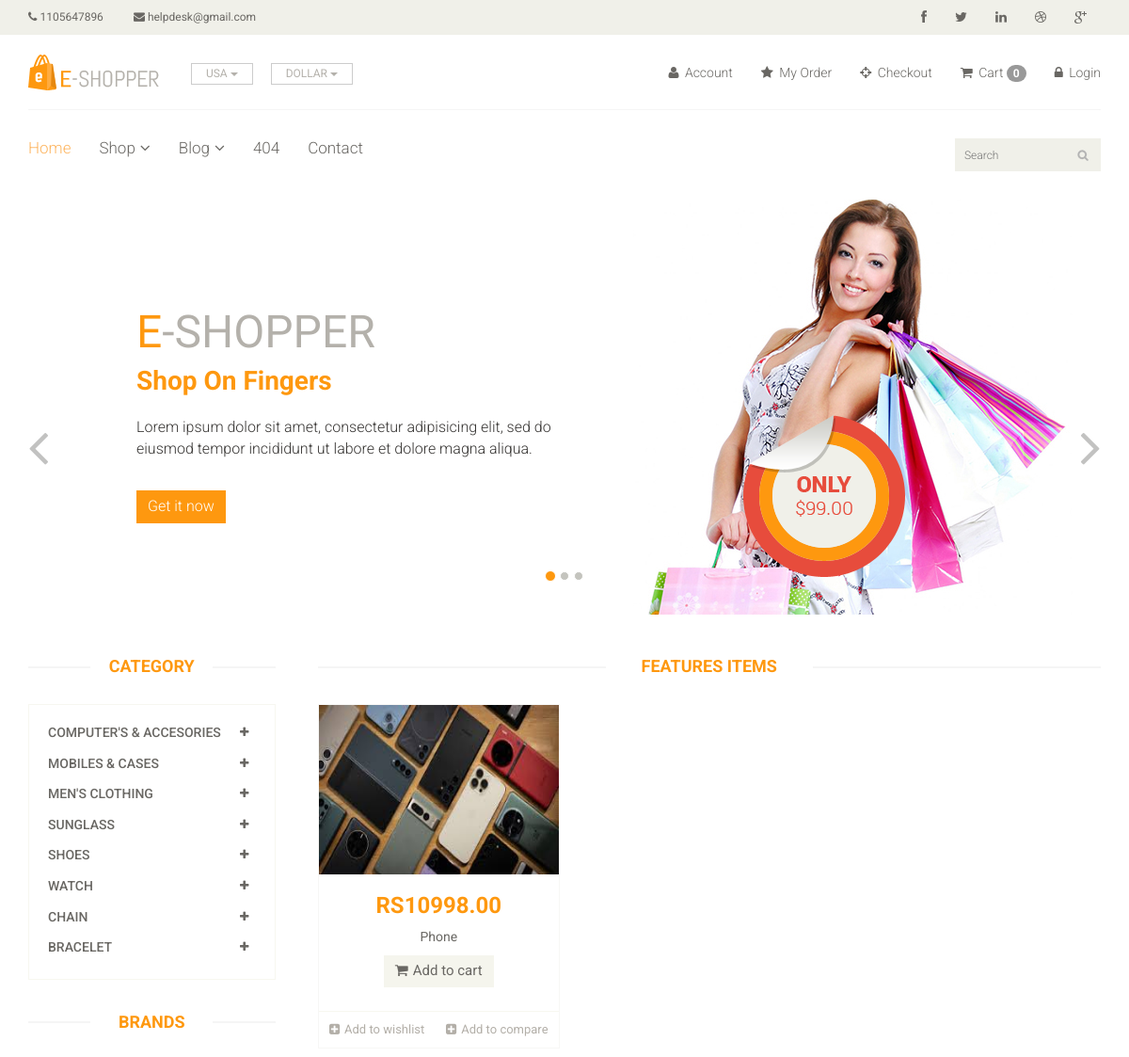
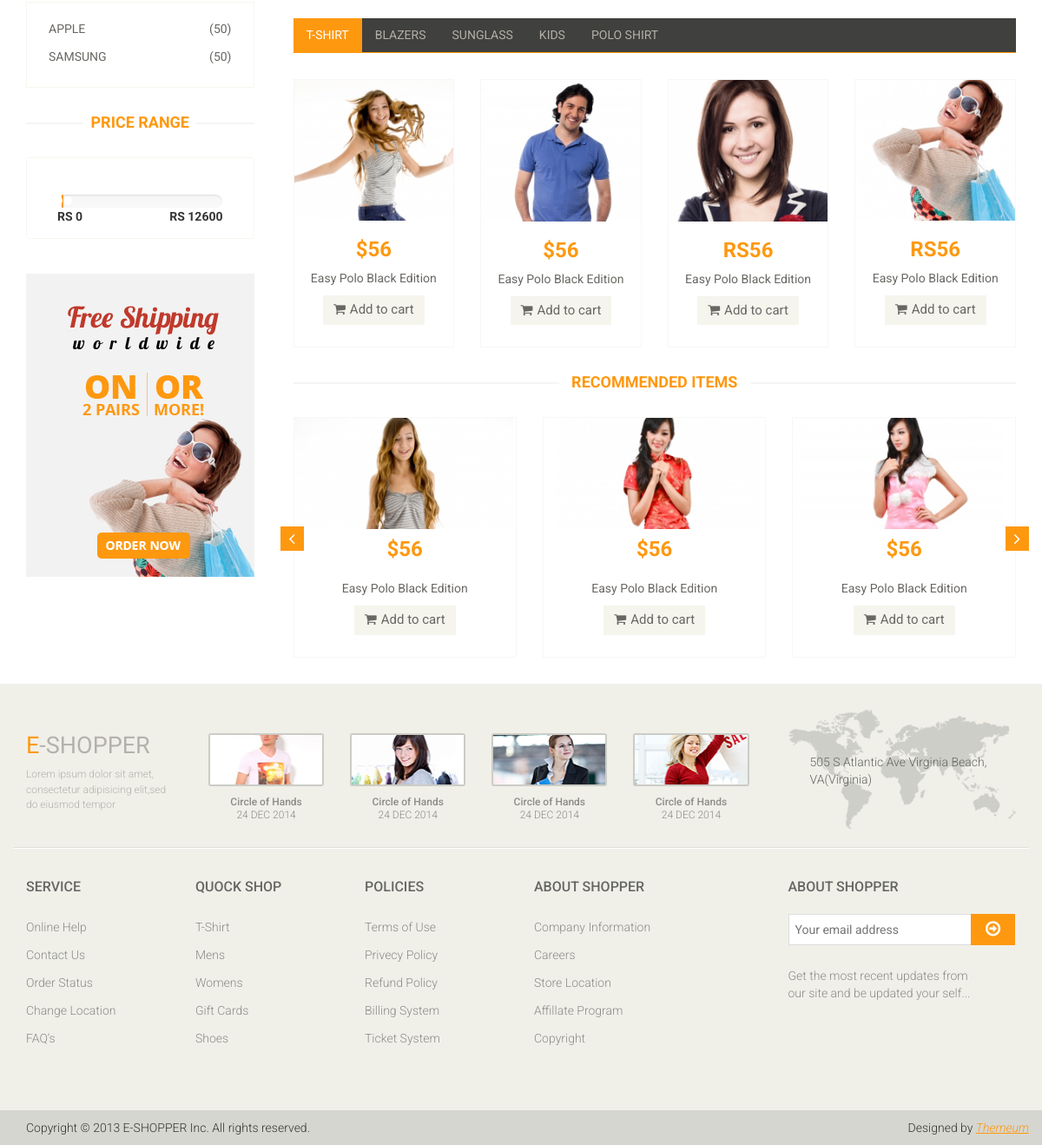
The app's page /?category=2 with its own data (2 pictures, top to bottom).
### app/models.py (models this page shows, shortened)
class Category(models.Model):
        name = models.CharField(max_length=150)

class Brand(models.Model):
    name = models.CharField(max_length=150)

class Product(models.Model):
    category = models.ForeignKey(Category, on_delete=models.CASCADE, null=False, default='')
    sub_category = models.ForeignKey(Sub_Category, on_delete=models.CASCADE, null=False, default='')
    brand = models.ForeignKey(Brand, on_delete=models.CASCADE, null=True)
    image = models.ImageField(upload_to='ecommrce/ping')
    name = models.CharField(max_length=100)
    price = models.DecimalField(max_digits=10, decimal_places=2)

### Eshop/views.py (the view)
# urls.py: path('', views.INDEX, name='index'),
def INDEX(request):
    category = Category.objects.all()
    brand = Brand.objects.all()
    brandID = request.GET.get('brand')
    categoryID = request.GET.get('category')
    if categoryID:
        product = Product.objects.filter(sub_category = categoryID).order_by('-id')
    elif brandID:
        Product.objects.filter(brand=brandID).order_by('-id')
    else:
        product = Product.objects.all()
    context = {
        'category': category,
        'product' : product,
        'brand': brand
    }
    return render(request,'index.html',context )

### templates/index.html (shortened to what this page needs)
{% extends 'base.html' %}
 {% block body %}
<section id="slider">
		<div class="container">
			<div class="row">
				<div class="col-sm-12">
					<div id="slider-carousel" class="carousel slide" data-ride="carousel">
						<ol class="carousel-indicators">
							<li data-target="#slider-carousel" data-slide-to="0" class="active"></li>
							<li data-target="#slider-carousel" data-slide-to="1"></li>
							<li data-target="#slider-carousel" data-slide-to="2"></li>
						</ol>
						<div class="carousel-inner">
							<div class="item active">
								<div class="col-sm-6">
									<h1><span>E</span>-SHOPPER</h1>
									<h2 style="color:#FE980F;" >Shop On Fingers</h2>
									<p>Lorem ipsum dolor sit amet, consectetur adipisicing elit, sed do eiusmod tempor incididunt ut labore et dolore magna aliqua. </p>
									<button type="button" class="btn btn-default get">Get it now</button>
								</div>
								<div class="col-sm-6">
									<img src="/static/images/home/girl1.jpg" class="girl img-responsive" alt="" />
									<img src="/static/images/home/pricing.png"  class="pricing" alt="" />
								</div>
							</div>
						</div>
						<a href="#slider-carousel" class="left control-carousel hidden-xs" data-slide="prev">
							<i class="fa fa-angle-left"></i>
						</a>
						<a href="#slider-carousel" class="right control-carousel hidden-xs" data-slide="next">
							<i class="fa fa-angle-right"></i>
						</a>
					</div>
				</div>
			</div>
		</div>
	</section>
<section>
		<div class="container">
			<div class="row">
				<div class="col-sm-3">
					<div class="left-sidebar">
						<h2>Category</h2>
						<div class="panel-group category-products" id="accordian">
              {% for cat in category %}
							<div class="panel panel-default">
								<div class="panel-heading">
									<h4 class="panel-title">
										<a data-toggle="collapse" data-parent="#accordian" href="#{{cat.id}}">
											<span class="badge pull-right"><i class="fa fa-plus"></i></span>
											{{cat.name}}
										</a>
									</h4>
								</div>
							</div>
							{% endfor %}
						</div>
						<div class="brands_products">
							<h2>Brands</h2>
							<div class="brands-name">
								<ul class="nav nav-pills nav-stacked">
									{% for i in brand %}
									<li><a href="/?brand={{i.id}}/"> <span class="pull-right">(50)</span>{{i.name}}</a></li>
									{% endfor %}
								</ul>
							</div>
						</div>
						<div class="price-range">
							<h2>Price Range</h2>
							<div class="well text-center">
								 <input type="text" class="span2" value="" data-slider-min="0" data-slider-max="12600" data-slider-step="5" data-slider-value="[250,450]" id="sl2" ><br />
								 <b class="pull-left">RS 0</b> <b class="pull-right">RS 12600</b>
							</div>
						</div>
						<div class="shipping text-center">
							<img src="images/home/shipping.jpg" alt="" />
						</div>
					</div>
				</div>
				<div class="col-sm-9 padding-right">
					<div class="features_items">
						<h2 class="title text-center">Features Items</h2>
                             {% for prod in product  %}
						<div class="col-sm-4">
							<div class="product-image-wrapper">
								<div class="single-products">
										<div class="productinfo text-center">
											<img src="{{prod.image }}" alt="" height="180px" width="100px"/>
											<h2>RS{{prod.price}}</h2>
											<p>{{prod.name}}</p>
											<a href="{% url 'cart_add' prod.id %}" class="btn btn-default add-to-cart"><i class="fa fa-shopping-cart"></i>Add to cart</a>
										</div>
										<div class="product-overlay">
											<div class="overlay-content">
											</div>
										</div>
								</div>
								<div class="choose">
									<ul class="nav nav-pills nav-justified">
										<li><a href="#"><i class="fa fa-plus-square"></i>Add to wishlist</a></li>
										<li><a href="#"><i class="fa fa-plus-square"></i>Add to compare</a></li>
									</ul>
								</div>
							</div>
						</div>
                   {% endfor %}
					</div>
					<div class="category-tab">
						<div class="col-sm-12">
							<ul class="nav nav-tabs">
								<li class="active"><a href="#tshirt" data-toggle="tab">T-Shirt</a></li>
								<li><a href="#blazers" data-toggle="tab">Blazers</a></li>
								<li><a href="#sunglass" data-toggle="tab">Sunglass</a></li>
								<li><a href="#kids" data-toggle="tab">Kids</a></li>
								<li><a href="#poloshirt" data-toggle="tab">Polo shirt</a></li>
							</ul>
						</div>
						<div class="tab-content">
							<div class="tab-pane fade active in" id="tshirt" >
								<div class="col-sm-3">
									<div class="product-image-wrapper">
										<div class="single-products">
											<div class="productinfo text-center">
												<img src="images/home/gallery1.jpg" alt="" />
												<h2>$56</h2>
												<p>Easy Polo Black Edition</p>
												<a href="#" class="btn btn-default add-to-cart"><i class="fa fa-shopping-cart"></i>Add to cart</a>
											</div>
										</div>
									</div>
								</div>
								<div class="col-sm-3">
									<div class="product-image-wrapper">
										<div class="single-products">
											<div class="productinfo text-center">
												<img src="images/home/gallery2.jpg" alt="" />
												<h2>$56</h2>
												<p>Easy Polo Black Edition</p>
												<a href="#" class="btn btn-default add-to-cart"><i class="fa fa-shopping-cart"></i>Add to cart</a>
											</div>
										</div>
									</div>
								</div>
								<div class="col-sm-3">
									<div class="product-image-wrapper">
										<div class="single-products">
											<div class="productinfo text-center">
												<img src="images/home/gallery3.jpg" alt="" />
												<h2>RS56</h2>
												<p>Easy Polo Black Edition</p>
												<a href="#" class="btn btn-default add-to-cart"><i class="fa fa-shopping-cart"></i>Add to cart</a>
											</div>
										</div>
									</div>
								</div>
								<div class="col-sm-3">
									<div class="product-image-wrapper">
										<div class="single-products">
											<div class="productinfo text-center">
												<img src="images/home/gallery4.jpg" alt="" />
												<h2>RS56</h2>
												<p>Easy Polo Black Edition</p>
												<a href="#" class="btn btn-default add-to-cart"><i class="fa fa-shopping-cart"></i>Add to cart</a>
											</div>
										</div>
									</div>
								</div>
							</div>
						</div>
					</div>
					<div class="recommended_items">
						<h2 class="title text-center">recommended items</h2>
						<div id="recommended-item-carousel" class="carousel slide" data-ride="carousel">
							<div class="carousel-inner">
								<div class="item active">
									<div class="col-sm-4">
										<div class="product-image-wrapper">
											<div class="single-products">
												<div class="productinfo text-center">
													<img src="images/home/recommend1.jpg" alt="" />
													<h2>$56</h2>
													<p>Easy Polo Black Edition</p>
													<a href="#" class="btn btn-default add-to-cart"><i class="fa fa-shopping-cart"></i>Add to cart</a>
												</div>
											</div>
										</div>
									</div>
									<div class="col-sm-4">
										<div class="product-image-wrapper">
											<div class="single-products">
												<div class="productinfo text-center">
													<img src="images/home/recommend2.jpg" alt="" />
													<h2>$56</h2>
													<p>Easy Polo Black Edition</p>
													<a href="#" class="btn btn-default add-to-cart"><i class="fa fa-shopping-cart"></i>Add to cart</a>
												</div>
											</div>
										</div>
									</div>
									<div class="col-sm-4">
										<div class="product-image-wrapper">
											<div class="single-products">
												<div class="productinfo text-center">
													<img src="images/home/recommend3.jpg" alt="" />
													<h2>$56</h2>
													<p>Easy Polo Black Edition</p>
													<a href="#" class="btn btn-default add-to-cart"><i class="fa fa-shopping-cart"></i>Add to cart</a>
												</div>
											</div>
										</div>
									</div>
								</div>
							</div>
							 <a class="left recommended-item-control" href="#recommended-item-carousel" data-slide="prev">
								<i class="fa fa-angle-left"></i>
							  </a>
							  <a class="right recommended-item-control" href="#recommended-item-carousel" data-slide="next">
								<i class="fa fa-angle-right"></i>
							  </a>
						</div>
					</div>
				</div>
			</div>
		</div>
	</section>
{% endblock %}

### records on screen
Category: name "COMPUTER'S & ACCESORIES"
Category: name "MOBILES & CASES"
Category: name "MEN'S CLOTHING"
Category: name "SUNGLASS"
Category: name "SHOES"
Category: name "WATCH"
Category: name "CHAIN"
Category: name "BRACELET"
Brand: name "APPLE"
Brand: name "SAMSUNG"
Product: image (picture), price "10998.00", name "Phone"

### other values on screen
{{ request.session.cart|length }} "0"
